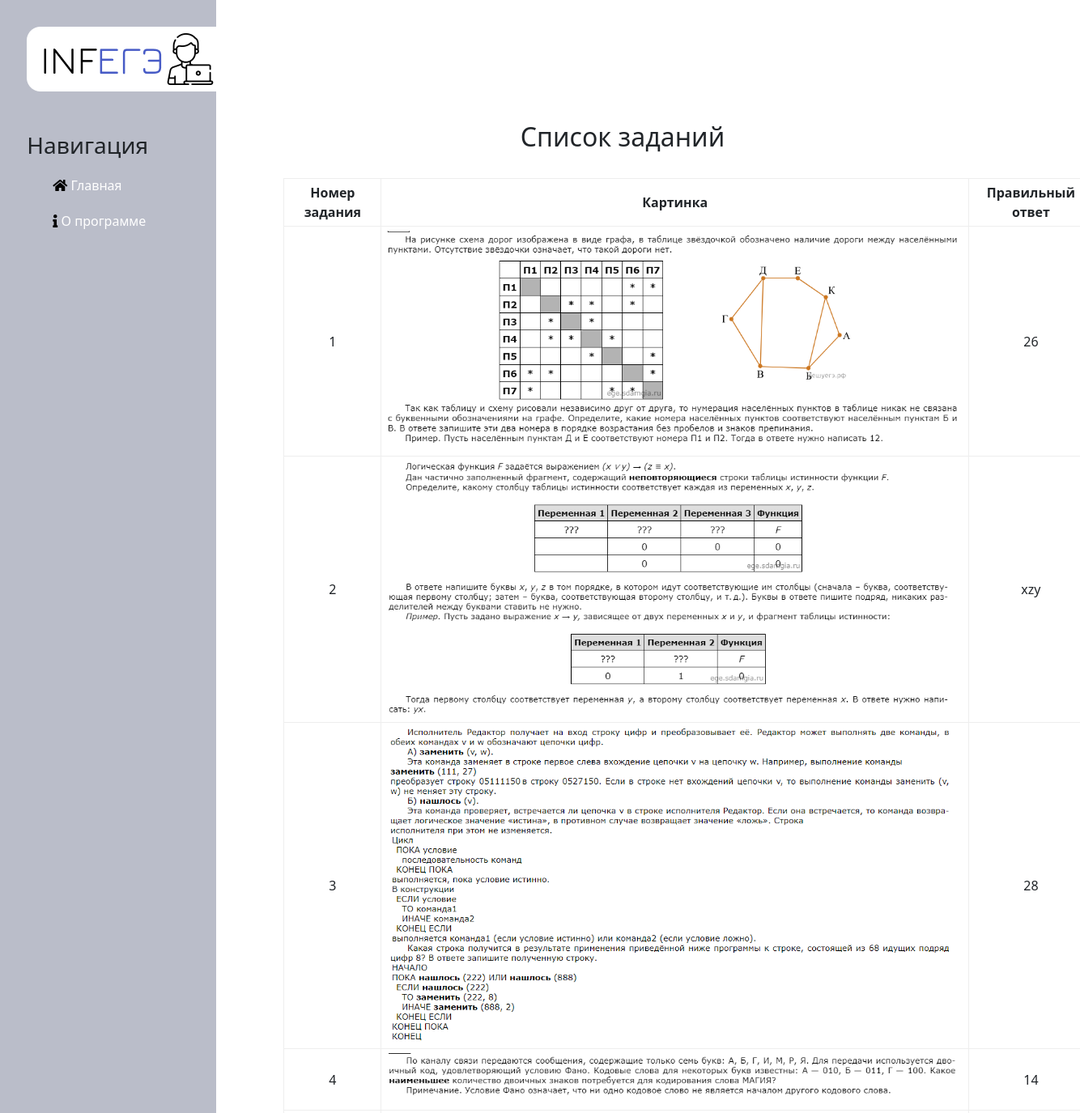
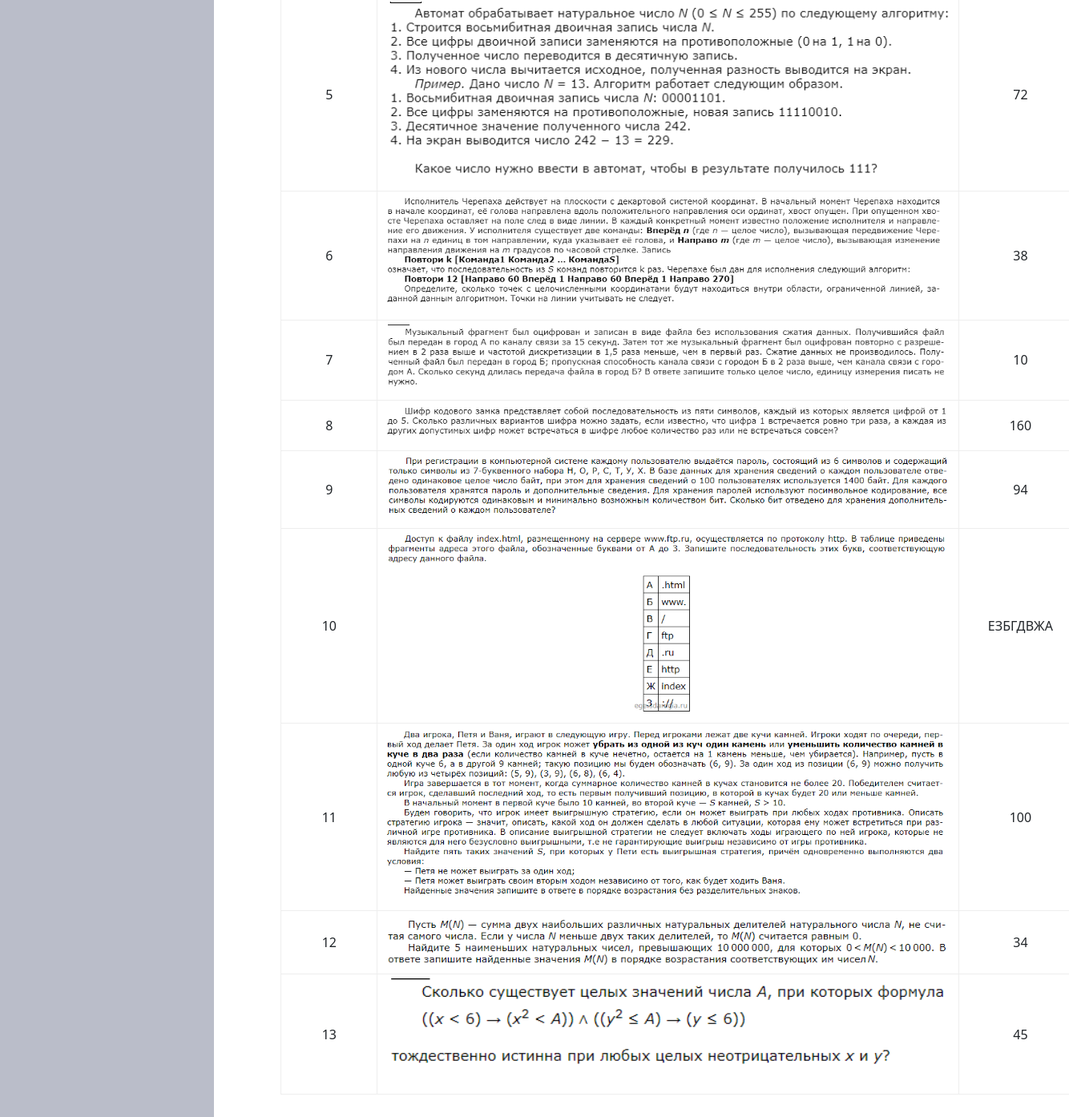
Page /students/tasks on the committed database (2 pictures, top to bottom).
### students/models.py (models this page shows, shortened)
class Tasks(models.Model):
    number_tasks = models.IntegerField('Номер в ЕГЭ')
    image_tasks = models.ImageField('Картинка')
    otvet_tasks = models.CharField('Правильный ответ', max_length=100)
    class Meta:
        verbose_name = 'Задание'
        verbose_name_plural = 'Задания'

### students/views.py (the view)
# urls.py: path('tasks', views.tasks_home, name='tasks_home'),
def tasks_home(request):
    tasks = Tasks.objects.order_by('number_tasks')
    stud = len(tasks)
    return render(request, 'students/task_home.html', {'tasks': tasks, 'stud': stud})

### students/templates/students/task_home.html (shortened to what this page needs)
{% extends 'main/layout.html' %}
{% block content  %}
<div class="features">
<h2>Список заданий</h2><br>
    <table border="1" cellpadding="0" cellspacing="0" width="1000px" align="center">
    <tr>
        <th>Номер задания</th>
        <th>Картинка</th>
        <th>Правильный ответ</th>
    </tr>
    {% if not stud == 0 %}
    {% for i in tasks%}
        <tr>
        <td>{{i.number_tasks}}</td>
        <td><img width="100%" src="/media/{{ i.image_tasks}}"></img></td>
        <td>{{i.otvet_tasks}}</td>
    </tr>
    {% endfor %}
    {% else%}
    <p>Список заданий пуст!</p>
    {% endif %}
    </div>
{% endblock %}

### main/templates/main/layout.html (shortened to what this page needs)
{% load static %}
<!doctype html>
<html lang="en">
<head>
    <link rel="stylesheet" href="https://cdn.jsdelivr.net/npm/bootstrap@5.2.3/dist/css/bootstrap.min.css">
    <link rel="stylesheet" href="{% static 'main/css/main.css' %}">
    <link rel="stylesheet" href="https://use.fontawesome.com/releases/v5.8.2/css/all.css">
</head>
<body>
    <aside>
        <img src="{% static 'main/img/logo.png' %}" alt="Лого">
        <h3>Навигация</h3>
        <ul>
            {% if request.user.is_authenticated == False and not 'user' in request.session%}
            <a href="{% url 'home'%}"><li><i class="fas fa-home" style="color: #000000;"></i> Главная</li></a>
            {% endif %}
            <a href="{% url 'about'%}"><li><i class="fas fa-info" style="color: #000000;"></i> О программе</li></a>
        </ul>
    </aside>
     <main role="main" class="container">
      <div class="">
        <div class="">
          {% block content %}{% endblock %}
        </div>
      </div>
    </main>
</body>
</html>

### main/static/main/css/main.css (style rules this page uses)
aside { float: left; background: #BABDC9; width: 20%; padding: 2.5%; height: 100vh; }
a { text-decoration:none; }
aside img { float: left; }
aside h3 { margin-top: 130px; font-size: 28px; }
aside ul { list-style: none }
aside ul li { color: #fff; display: block; margin-top: 20px; transition: transform .6s ease; }
main .features { float: left; margin-top: 150px; text-align: center; width: 75%; }
main .features H2 { margin-left: 20%; text-align: center; }
table { margin-left: 20%; text-align: center; }

### students/templates/students/task_home.html (style rules this page uses)
th, td { padding: 5px; border: 1px solid #eee }
aside { float: left; background: #BABDC9; width: 20%; padding: 2.5%; height: 500vh; }
table { margin-left: 10%; text-align: center; }

### rows in the picture
Tasks: number_tasks "1", image_tasks (picture), otvet_tasks "26"
Tasks: number_tasks "2", image_tasks (picture), otvet_tasks "xzy"
Tasks: number_tasks "3", image_tasks (picture), otvet_tasks "28"
Tasks: number_tasks "4", image_tasks (picture), otvet_tasks "14"
Tasks: number_tasks "5", image_tasks (picture), otvet_tasks "72"
Tasks: number_tasks "6", image_tasks (picture), otvet_tasks "38"
Tasks: number_tasks "7", image_tasks (picture), otvet_tasks "10"
Tasks: number_tasks "8", image_tasks (picture), otvet_tasks "160"
Tasks: number_tasks "9", image_tasks (picture), otvet_tasks "94"
Tasks: number_tasks "10", image_tasks (picture), otvet_tasks "ЕЗБГДВЖА"
Tasks: number_tasks "11", image_tasks (picture), otvet_tasks "100"
Tasks: number_tasks "12", image_tasks (picture), otvet_tasks "34"
Tasks: number_tasks "13", image_tasks (picture), otvet_tasks "45"
